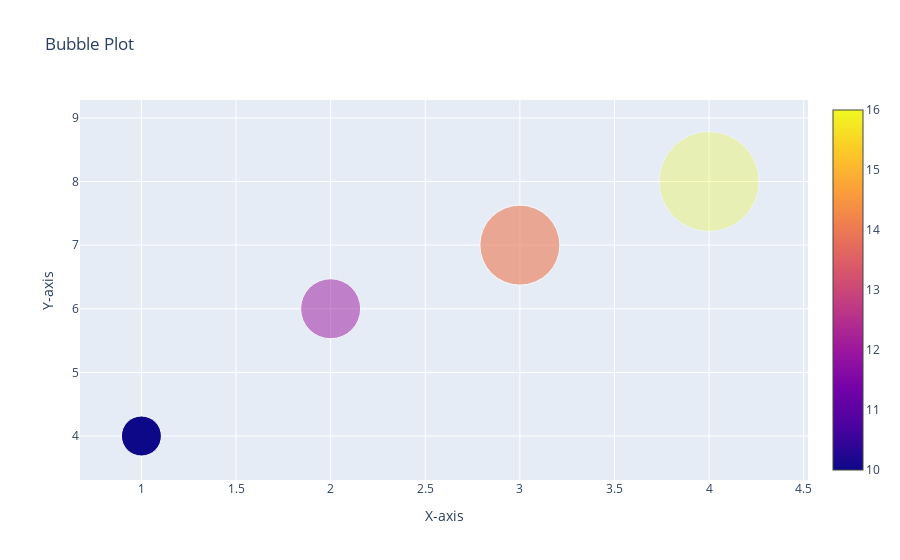

The notebook cell this image was saved under:
### Code cell
x = [1,2,3,4]
y = [4,6,7,8]

fig = go.Figure(go.Scatter(x=x,y=y,mode="markers",
                           marker=dict(size=[40, 60, 80, 100], 
                                       color=[10, 12, 14, 16], 
                                       opacity = [1.0, 0.5, 0.6, 0.3],
                                       showscale=True)))
fig.update_layout(title = "Bubble Plot", xaxis_title = "X-axis", yaxis_title = "Y-axis")
fig.show()

### Figure 1 — Plotly figure (JSON) as saved in the notebook; plotly's stock layout.template omitted (floating-point values rounded to 4 significant figures)
{"data": [{"marker": {"color": [10, 12, 14, 16], "opacity": [1, 0.5, 0.6, 0.3], "showscale": true, "size": [40, 60, 80, 100]}, "mode": "markers", "type": "scatter", "x": [1, 2, 3, 4], "y": [4, 6, 7, 8]}], "layout": {"title": {"text": "Bubble Plot"}, "xaxis": {"title": {"text": "X-axis"}}, "yaxis": {"title": {"text": "Y-axis"}}}}
